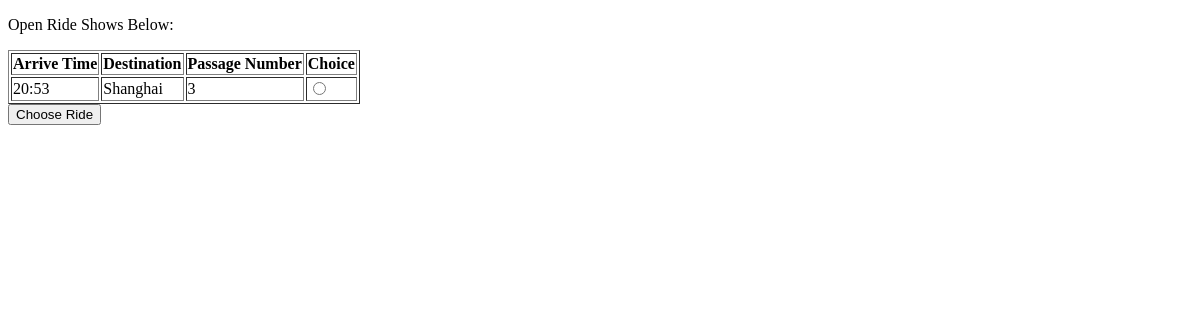
The app's page /driver/find_ride/ (signed in), older data.
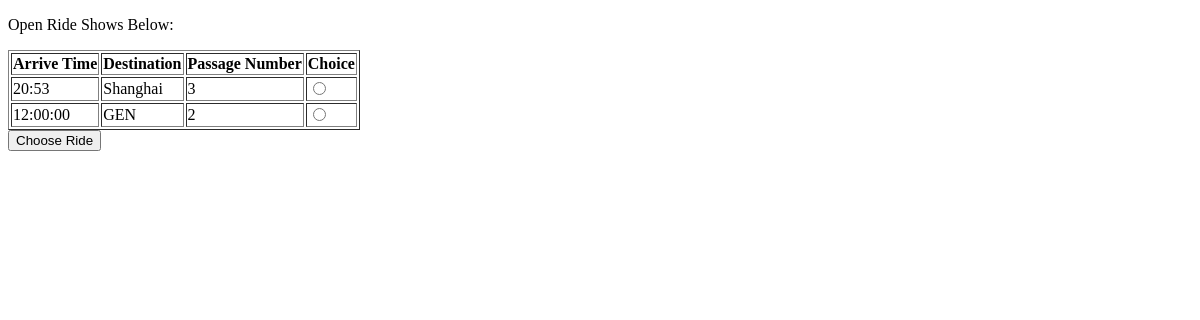
The same page, newer data.
### ride_request/models.py (models this page shows, shortened)
class ride_request(models.Model):
    user = models.ManyToManyField(
        settings.AUTH_USER_MODEL)
    arriveTime = models.CharField(blank=False, max_length=256, help_text="Time form: xx:xx p.m/a.m")
    Destination = models.CharField(max_length = 256, blank = False)
    PassageNum = models.PositiveSmallIntegerField(blank = False,verbose_name="Passger Number")
    Vehicle_type = models.CharField(max_length = 256, blank = True, choices =VEHCILE_TYPE)
    Share = models.BooleanField(blank = False)
    Other_request = models.CharField(max_length = 256, blank =True)
    ride_status = models.CharField(max_length = 200, blank = True, default = 'O', choices = STATUS_TYPE)

### driver/views.py (the view, shortened to what this page needs)
# urls.py: path('find_ride/',views.find_ride, name = 'findride'),
def find_ride(request):
    list = ride_request.objects.filter(ride_status__contains = 'O')
    context = {
        'list': list
    }
    return render(request, 'driver/ride_driver.html',context=context )

### templates/driver/ride_driver.html (shortened to what this page needs)
<!DOCTYPE html>
<html lang="en">
<head>
</head>
<body>
    {% if user.is_authenticated %}
    <p >Open Ride Shows Below:</p>
    <form name = 'find' method="POST" action="{% url 'findride' %}">
        <table border="1">
        <tr>
            <th>Arrive Time</th>
            <th>Destination</th>
            <th>Passage Number</th>
            <th>Choice</th>
        </tr>
        {% for ride in list %}
       <tr>
           <td>{{ride.arriveTime}}</td>
           <td>{{ride.Destination}}</td>
           <td>{{ride.PassageNum}} </td>
           <td><input type="radio", name="choice" value={{ride.id}} ,required oninvalid="alert('Must choice one ride!')"/>
       </tr>
            {% endfor %}
        </table>
        <button>Choose Ride</button>
    </form>
</body>
 {% else %}
      <p>You are not logged in</p>
      <a href="{% url 'login' %}">login</a> |
      <a href="{% url 'signup' %}">signup</a>
    {% endif %}
</html>

Row changes from the older to the newer data that the page shows:
added ride_request: arriveTime "12:00:00", Destination "GEN", PassageNum "2"
